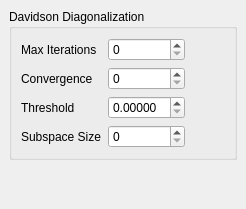
          <widget class="QWidget" name="AdvancedDavidsonAlgorithm" >
           <layout class="QGridLayout" >
            <property name="margin" >
             <number>9</number>
            </property>
            <property name="spacing" >
             <number>6</number>
            </property>
            <item row="1" column="0" >
             <spacer>
              <property name="orientation" >
               <enum>Qt::Vertical</enum>
              </property>
              <property name="sizeHint" >
               <size>
                <width>20</width>
                <height>40</height>
               </size>
              </property>
             </spacer>
            </item>
            <item row="0" column="0" >
             <widget class="QGroupBox" name="groupBox_13" >
              <property name="title" >
               <string>Davidson Diagonalization</string>
              </property>
              <layout class="QGridLayout" >
               <property name="margin" >
                <number>9</number>
               </property>
               <property name="spacing" >
                <number>6</number>
               </property>
               <item row="3" column="1" >
                <widget class="QSpinBox" name="cc_dmaxvectors" />
               </item>
               <item row="3" column="0" >
                <widget class="QLabel" name="label_191" >
                 <property name="text" >
                  <string>Subspace Size</string>
                 </property>
                </widget>
               </item>
               <item row="1" column="0" >
                <widget class="QLabel" name="label_189" >
                 <property name="text" >
                  <string>Convergence</string>
                 </property>
                </widget>
               </item>
               <item row="1" column="1" >
                <widget class="QSpinBox" name="cc_dconvergence" />
               </item>
               <item row="0" column="2" >
                <spacer>
                 <property name="orientation" >
                  <enum>Qt::Horizontal</enum>
                 </property>
                 <property name="sizeHint" >
                  <size>
                   <width>40</width>
                   <height>20</height>
                  </size>
                 </property>
                </spacer>
               </item>
               <item row="2" column="0" >
                <widget class="QLabel" name="label_192" >
                 <property name="text" >
                  <string>Threshold</string>
                 </property>
                </widget>
               </item>
               <item row="0" column="0" >
                <widget class="QLabel" name="label_190" >
                 <property name="text" >
                  <string>Max Iterations</string>
                 </property>
                </widget>
               </item>
               <item row="0" column="1" >
                <widget class="QSpinBox" name="cc_dmaxiter" />
               </item>
               <item row="2" column="1" >
                <widget class="QDoubleSpinBox" name="cc_dthreshold" >
                 <property name="decimals" >
                  <number>5</number>
                 </property>
                </widget>
               </item>
              </layout>
             </widget>
            </item>
           </layout>
          </widget>
